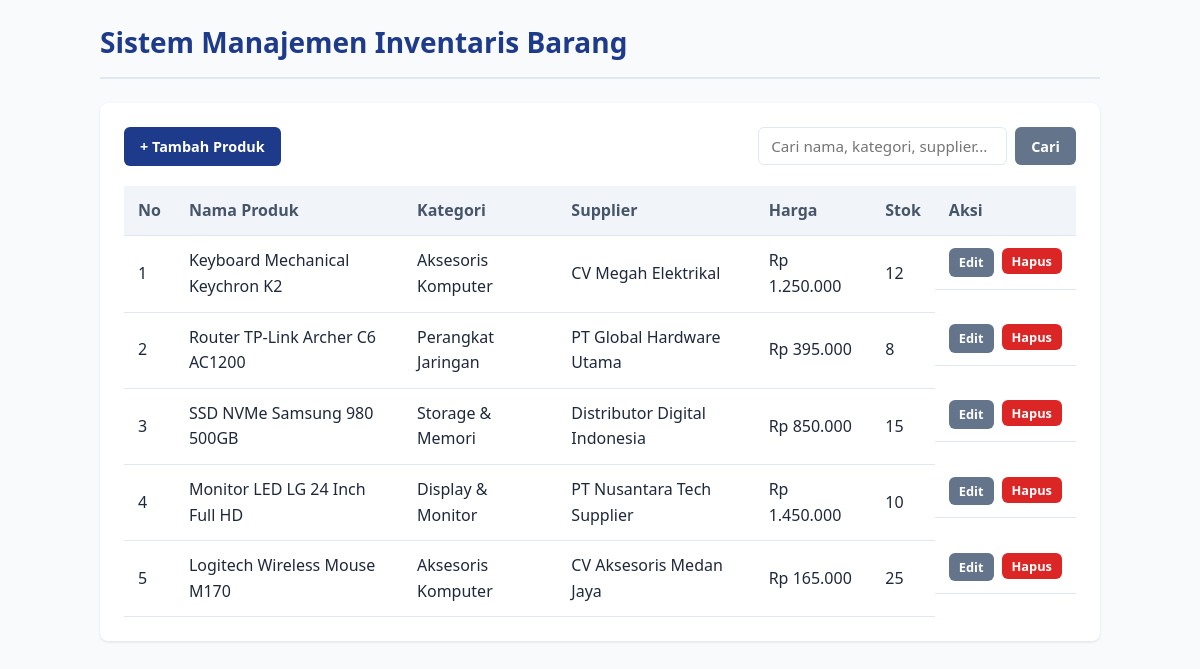
The page / on the database its author committed.
### tables this page shows
CREATE TABLE IF NOT EXISTS products (
    id INT AUTO_INCREMENT PRIMARY KEY,
    name VARCHAR(150) NOT NULL,
    category_id INT NOT NULL,
    supplier_id INT NOT NULL,
    price DECIMAL(12,2) NOT NULL DEFAULT 0.00,
    stock INT NOT NULL DEFAULT 0,
    updated_at DATETIME DEFAULT CURRENT_TIMESTAMP ON UPDATE CURRENT_TIMESTAMP,
    CONSTRAINT fk_products_category
        FOREIGN KEY (category_id) REFERENCES categories (id)
        ON DELETE RESTRICT ON UPDATE CASCADE,
    CONSTRAINT fk_products_supplier
        FOREIGN KEY (supplier_id) REFERENCES suppliers (id)
        ON DELETE RESTRICT ON UPDATE CASCADE
);

CREATE TABLE IF NOT EXISTS categories (
    id INT AUTO_INCREMENT PRIMARY KEY,
    name VARCHAR(100) NOT NULL,
    created_at DATETIME DEFAULT CURRENT_TIMESTAMP
);

CREATE TABLE IF NOT EXISTS suppliers (
    id INT AUTO_INCREMENT PRIMARY KEY,
    name VARCHAR(100) NOT NULL,
    phone VARCHAR(20) DEFAULT NULL,
    created_at DATETIME DEFAULT CURRENT_TIMESTAMP
);

### index.php (the view, shortened to what this page needs)
<?php
$pdo = Database::getInstance()->getConnection();
$search = trim($_GET['search'] ?? '');
$params = [];
$sql = "SELECT p.id, p.name, p.price, p.stock,
               c.name AS category_name,
               s.name AS supplier_name
        FROM products p
        JOIN categories c ON p.category_id = c.id
        JOIN suppliers s ON p.supplier_id = s.id";
$sql .= " ORDER BY p.id DESC";
$stmt = $pdo->prepare($sql);
$stmt->execute($params);
$products = $stmt->fetchAll();
?>
<!DOCTYPE html>
<html lang="id">
<head>
    <link rel="stylesheet" href="assets/style.css">
</head>
<body>
    <div class="container">
        <header>
            <h1>Sistem Manajemen Inventaris Barang</h1>
        </header>
        <div class="card">
            <div class="top-bar">
                <a href="create.php" class="btn btn-primary">+ Tambah Produk</a>
                <form action="index.php" method="GET" class="search-form">
                    <input type="text" name="search" class="input-text" placeholder="Cari nama, kategori, supplier..." value="<?= htmlspecialchars($search) ?>">
                    <button type="submit" class="btn btn-secondary">Cari</button>
                </form>
            </div>
            <table>
                <thead>
                    <tr>
                        <th>No</th>
                        <th>Nama Produk</th>
                        <th>Kategori</th>
                        <th>Supplier</th>
                        <th>Harga</th>
                        <th>Stok</th>
                        <th>Aksi</th>
                    </tr>
                </thead>
                <tbody>
                    <?php if (count($products) > 0): ?>
                        <?php foreach ($products as $index => $item): ?>
                            <tr>
                                <td><?= $index + 1 ?></td>
                                <td><?= htmlspecialchars($item['name']) ?></td>
                                <td><?= htmlspecialchars($item['category_name']) ?></td>
                                <td><?= htmlspecialchars($item['supplier_name']) ?></td>
                                <td>Rp <?= number_format($item['price'], 0, ',', '.') ?></td>
                                <td><?= (int)$item['stock'] ?></td>
                                <td class="actions">
                                    <a href="edit.php?id=<?= $item['id'] ?>" class="btn btn-secondary" style="padding: 4px 10px; font-size: 0.8rem;">Edit</a>
                                    <form method="POST" action="delete.php" onsubmit="return confirm('Apakah Anda yakin ingin menghapus produk ini?');" style="display:inline;">
                                        <button type="submit" class="btn btn-danger" style="padding: 4px 10px; font-size: 0.8rem;">Hapus</button>
                                    </form>
                                </td>
                            </tr>
                        <?php endforeach; ?>
                    <?php else: ?>
                        <tr>
                            <td colspan="7" style="text-align: center; color: #64748b;">Tidak ada data produk yang ditemukan.</td>
                        </tr>
                    <?php endif; ?>
                </tbody>
            </table>
        </div>
    </div>
</body>
</html>

### assets/style.css (style rules this page uses)
:root { --primary: #1e3a8a; --primary-hover: #1d4ed8; --bg-main: #f8fafc; --card-bg: #ffffff; --text-color: #1e293b; --border-color: #e2e8f0; --success: #16a34a; --danger: #dc2626; }
* { box-sizing: border-box; margin: 0; padding: 0; font-family: 'Segoe UI', Tahoma, Geneva, Verdana, sans-serif; }
body { background-color: var(--bg-main); color: var(--text-color); line-height: 1.6; padding: 20px; }
.container { max-width: 1000px; margin: 0 auto; }
header { margin-bottom: 24px; border-bottom: 2px solid var(--border-color); padding-bottom: 12px; }
h1 { font-size: 1.75rem; color: var(--primary); }
.card { background: var(--card-bg); border-radius: 8px; padding: 24px; box-shadow: 0 1px 3px rgba(0,0,0,0.1); margin-bottom: 20px; }
.top-bar { display: flex; justify-content: space-between; align-items: center; gap: 12px; margin-bottom: 20px; flex-wrap: wrap; }
.search-form { display: flex; gap: 8px; }
.input-text, select { padding: 8px 12px; border: 1px solid var(--border-color); border-radius: 6px; font-size: 0.95rem; width: 100%; }
.btn { display: inline-block; padding: 8px 16px; border-radius: 6px; text-decoration: none; font-weight: 600; font-size: 0.9rem; cursor: pointer; border: none; transition: background 0.2s; }
.btn-primary { background: var(--primary); color: #fff; }
.btn-danger { background: var(--danger); color: #fff; }
.btn-secondary { background: #64748b; color: #fff; }
table { width: 100%; border-collapse: collapse; margin-top: 10px; }
th, td { padding: 12px 14px; text-align: left; border-bottom: 1px solid var(--border-color); }
th { background-color: #f1f5f9; font-weight: 600; color: #475569; }
.actions { display: flex; gap: 8px; }

### rows shown on the page
products: name "Keyboard Mechanical Keychron K2", category.name "Aksesoris Komputer", supplier.name "CV Megah Elektrikal", price "1.250.000", stock "12"
products: name "Router TP-Link Archer C6 AC1200", category.name "Perangkat Jaringan", supplier.name "PT Global Hardware Utama", price "395.000", stock "8"
products: name "SSD NVMe Samsung 980 500GB", category.name "Storage & Memori", supplier.name "Distributor Digital Indonesia", price "850.000", stock "15"
products: name "Monitor LED LG 24 Inch Full HD", category.name "Display & Monitor", supplier.name "PT Nusantara Tech Supplier", price "1.450.000", stock "10"
products: name "Logitech Wireless Mouse M170", category.name "Aksesoris Komputer", supplier.name "CV Aksesoris Medan Jaya", price "165.000", stock "25"
